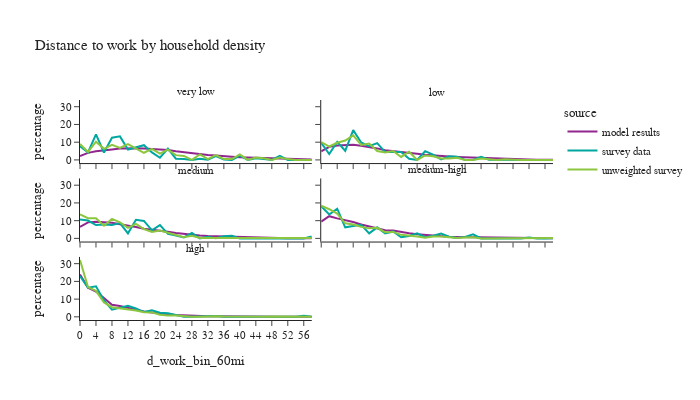

The code cell stored with this chart in its notebook:
### Code cell
df_plot = per_data.loc[(per_data['is_worker']) & (per_data['d_work_bin_60mi'] != float('nan'))].groupby(['source','hh_density_group','d_work_bin_60mi'])['person_weight'].sum().reset_index()
df_plot['percentage'] = df_plot.groupby(['source','hh_density_group'], group_keys=False)['person_weight']. \
    apply(lambda x: 100 * x / float(x.sum()))
# df_plot

fig2 = px.line(df_plot, x='d_work_bin_60mi', y="percentage", color="source",
               facet_col="hh_density_group", facet_col_wrap=2,
               title="Distance to work by household density")
fig2.for_each_annotation(lambda a: a.update(text = a.text.split("=")[-1]))
fig2.update_layout(height=400, width=700, font=dict(size=11))
fig2.show()

### Figure 1 — Plotly figure (JSON) as saved in the notebook; plotly's stock layout.template omitted (floating-point values rounded to 4 significant figures)
{"data": [{"hovertemplate": "source=model results<br>hh_density_group=very low<br>d_work_bin_60mi=%{x}<br>percentage=%{y}<extra></extra>", "legendgroup": "model results", "line": {"color": "#91268F", "dash": "solid"}, "marker": {"symbol": "circle"}, "mode": "lines", "name": "model results", "orientation": "v", "showlegend": true, "type": "scatter", "x": ["0", "2", "4", "6", "8", "10", "12", "14", "16", "18", "20", "22", "24", "26", "28", "30", "32", "34", "36", "38", "40", "42", "44", "46", "48", "50", "52", "54", "56", "58"], "xaxis": "x5", "y": [2.155, 3.988, 4.885, 5.605, 5.895, 6.388, 6.62, 6.603, 6.395, 6.248, 5.751, 5.6, 4.94, 4.37, 3.838, 3.306, 2.816, 2.547, 2.049, 1.81, 1.536, 1.38, 1.182, 1.067, 0.8808, 0.6583, 0.5451, 0.3878, 0.3084, 0.2427], "yaxis": "y5"}, {"hovertemplate": "source=model results<br>hh_density_group=low<br>d_work_bin_60mi=%{x}<br>percentage=%{y}<extra></extra>", "legendgroup": "model results", "line": {"color": "#91268F", "dash": "solid"}, "marker": {"symbol": "circle"}, "mode": "lines", "name": "model results", "orientation": "v", "showlegend": false, "type": "scatter", "x": ["0", "2", "4", "6", "8", "10", "12", "14", "16", "18", "20", "22", "24", "26", "28", "30", "32", "34", "36", "38", "40", "42", "44", "46", "48", "50", "52", "54", "56", "58"], "xaxis": "x6", "y": [4.819, 7.374, 8.088, 8.495, 8.569, 8.036, 7.421, 6.498, 5.428, 4.941, 4.832, 4.074, 3.443, 2.938, 2.51, 2.103, 1.86, 1.712, 1.52, 1.338, 0.9825, 0.837, 0.5966, 0.4696, 0.3547, 0.2569, 0.1995, 0.1226, 0.1007, 0.08272], "yaxis": "y6"}, {"hovertemplate": "source=model results<br>hh_density_group=medium<br>d_work_bin_60mi=%{x}<br>percentage=%{y}<extra></extra>", "legendgroup": "model results", "line": {"color": "#91268F", "dash": "solid"}, "marker": {"symbol": "circle"}, "mode": "lines", "name": "model results", "orientation": "v", "showlegend": false, "type": "scatter", "x": ["0", "2", "4", "6", "8", "10", "12", "14", "16", "18", "20", "22", "24", "26", "28", "30", "32", "34", "36", "38", "40", "42", "44", "46", "48", "50", "52", "54", "56", "58"], "xaxis": "x3", "y": [6.443, 9.032, 9.384, 9.256, 8.823, 8.006, 7.357, 6.381, 5.472, 4.994, 4.545, 3.776, 3.055, 2.517, 2.081, 1.672, 1.367, 1.205, 1.047, 0.9142, 0.7065, 0.5838, 0.3947, 0.2954, 0.2207, 0.1648, 0.1173, 0.08433, 0.06433, 0.0412], "yaxis": "y3"}, {"hovertemplate": "source=model results<br>hh_density_group=medium-high<br>d_work_bin_60mi=%{x}<br>percentage=%{y}<extra></extra>", "legendgroup": "model results", "line": {"color": "#91268F", "dash": "solid"}, "marker": {"symbol": "circle"}, "mode": "lines", "name": "model results", "orientation": "v", "showlegend": false, "type": "scatter", "x": ["0", "2", "4", "6", "8", "10", "12", "14", "16", "18", "20", "22", "24", "26", "28", "30", "32", "34", "36", "38", "40", "42", "44", "46", "48", "50", "52", "54", "56", "58"], "xaxis": "x4", "y": [9.487, 12.52, 11.29, 10.29, 9.222, 7.847, 6.709, 5.638, 4.633, 4.438, 3.461, 2.896, 2.309, 1.905, 1.515, 1.119, 0.9237, 0.7979, 0.7342, 0.6111, 0.4665, 0.3541, 0.2414, 0.1873, 0.1241, 0.08719, 0.06975, 0.05206, 0.03715, 0.02603], "yaxis": "y4"}, {"hovertemplate": "source=model results<br>hh_density_group=high<br>d_work_bin_60mi=%{x}<br>percentage=%{y}<extra></extra>", "legendgroup": "model results", "line": {"color": "#91268F", "dash": "solid"}, "marker": {"symbol": "circle"}, "mode": "lines", "name": "model results", "orientation": "v", "showlegend": false, "type": "scatter", "x": ["0", "2", "4", "6", "8", "10", "12", "14", "16", "18", "20", "22", "24", "26", "28", "30", "32", "34", "36", "38", "40", "42", "44", "46", "48", "50", "52", "54", "56", "58"], "xaxis": "x", "y": [23.88, 16.38, 14.31, 10.32, 6.849, 6.121, 5.045, 3.98, 2.974, 2.501, 1.773, 1.34, 0.9947, 0.7386, 0.67, 0.4689, 0.3538, 0.3407, 0.2582, 0.1973, 0.1549, 0.1097, 0.07931, 0.05447, 0.03071, 0.0219, 0.01789, 0.01255, 0.008812, 0.008278], "yaxis": "y"}, {"hovertemplate": "source=survey data<br>hh_density_group=very low<br>d_work_bin_60mi=%{x}<br>percentage=%{y}<extra></extra>", "legendgroup": "survey data", "line": {"color": "#00A7A0", "dash": "solid"}, "marker": {"symbol": "circle"}, "mode": "lines", "name": "survey data", "orientation": "v", "showlegend": true, "type": "scatter", "x": ["0", "2", "4", "6", "8", "10", "12", "14", "16", "18", "20", "22", "24", "26", "28", "30", "32", "34", "36", "38", "40", "42", "44", "46", "48", "50", "52", "54", "56", "58"], "xaxis": "x5", "y": [7.778, 4.204, 14.37, 4.171, 12.51, 13.29, 5.884, 7.285, 8.282, 4.247, 1.215, 6.387, 0.7111, 0.4931, 0.0, 0.6497, 0.07541, 2.101, 0.1776, 0.02157, 2.441, 0.0, 0.993, 0.4509, 0.0, 2.247, 0.02096, 0.0, 0.0, 0.0], "yaxis": "y5"}, {"hovertemplate": "source=survey data<br>hh_density_group=low<br>d_work_bin_60mi=%{x}<br>percentage=%{y}<extra></extra>", "legendgroup": "survey data", "line": {"color": "#00A7A0", "dash": "solid"}, "marker": {"symbol": "circle"}, "mode": "lines", "name": "survey data", "orientation": "v", "showlegend": false, "type": "scatter", "x": ["0", "2", "4", "6", "8", "10", "12", "14", "16", "18", "20", "22", "24", "26", "28", "30", "32", "34", "36", "38", "40", "42", "44", "46", "48", "50", "52", "54", "56", "58"], "xaxis": "x6", "y": [9.663, 3.349, 10.17, 5.15, 16.82, 9.867, 7.693, 9.482, 4.434, 4.327, 4.444, 0.5979, 0.0, 4.969, 2.981, 0.2783, 2.061, 1.734, 0.0, 0.0, 1.728, 0.06079, 0.0, 0.1245, 0.0, 0.0, 0.0, 0.0, 0.06072, 0.0], "yaxis": "y6"}, {"hovertemplate": "source=survey data<br>hh_density_group=medium<br>d_work_bin_60mi=%{x}<br>percentage=%{y}<extra></extra>", "legendgroup": "survey data", "line": {"color": "#00A7A0", "dash": "solid"}, "marker": {"symbol": "circle"}, "mode": "lines", "name": "survey data", "orientation": "v", "showlegend": false, "type": "scatter", "x": ["0", "2", "4", "6", "8", "10", "12", "14", "16", "18", "20", "22", "24", "26", "28", "30", "32", "34", "36", "38", "40", "42", "44", "46", "48", "50", "52", "54", "56", "58"], "xaxis": "x3", "y": [10.68, 10.05, 7.532, 7.8, 7.537, 8.633, 2.82, 10.47, 9.867, 4.558, 7.523, 2.501, 1.584, 0.525, 3.025, 0.03585, 0.941, 0.03948, 1.21, 1.538, 0.003489, 0.0, 0.0, 0.0, 0.0, 0.0, 0.01672, 0.0, 0.0, 1.107], "yaxis": "y3"}, {"hovertemplate": "source=survey data<br>hh_density_group=medium-high<br>d_work_bin_60mi=%{x}<br>percentage=%{y}<extra></extra>", "legendgroup": "survey data", "line": {"color": "#00A7A0", "dash": "solid"}, "marker": {"symbol": "circle"}, "mode": "lines", "name": "survey data", "orientation": "v", "showlegend": false, "type": "scatter", "x": ["0", "2", "4", "6", "8", "10", "12", "14", "16", "18", "20", "22", "24", "26", "28", "30", "32", "34", "36", "38", "40", "42", "44", "46", "48", "50", "52", "54", "56", "58"], "xaxis": "x4", "y": [18.14, 13.46, 16.75, 6.265, 6.944, 7.712, 2.847, 6.231, 2.742, 3.912, 0.6677, 1.387, 2.804, 0.6801, 1.461, 2.664, 0.9698, 0.2612, 0.8444, 2.316, 0.0, 0.0, 0.0, 0.2267, 0.2196, 0.0, 0.4843, 0.0, 0.0, 0.004924], "yaxis": "y4"}, {"hovertemplate": "source=survey data<br>hh_density_group=high<br>d_work_bin_60mi=%{x}<br>percentage=%{y}<extra></extra>", "legendgroup": "survey data", "line": {"color": "#00A7A0", "dash": "solid"}, "marker": {"symbol": "circle"}, "mode": "lines", "name": "survey data", "orientation": "v", "showlegend": false, "type": "scatter", "x": ["0", "2", "4", "6", "8", "10", "12", "14", "16", "18", "20", "22", "24", "26", "28", "30", "32", "34", "36", "38", "40", "42", "44", "46", "48", "50", "52", "54", "56", "58"], "xaxis": "x", "y": [23.0, 16.48, 17.24, 9.293, 4.022, 5.227, 6.251, 4.694, 2.695, 3.698, 2.329, 2.039, 1.048, 0.07524, 0.0, 0.0, 0.3988, 0.4574, 0.01634, 0.08325, 0.1843, 0.162, 0.0, 0.0, 0.01308, 0.008812, 0.01087, 0.008687, 0.5622, 0.0], "yaxis": "y"}, {"hovertemplate": "source=unweighted survey<br>hh_density_group=very low<br>d_work_bin_60mi=%{x}<br>percentage=%{y}<extra></extra>", "legendgroup": "unweighted survey", "line": {"color": "#8CC63E", "dash": "solid"}, "marker": {"symbol": "circle"}, "mode": "lines", "name": "unweighted survey", "orientation": "v", "showlegend": true, "type": "scatter", "x": ["0", "2", "4", "6", "8", "10", "12", "14", "16", "18", "20", "22", "24", "26", "28", "30", "32", "34", "36", "38", "40", "42", "44", "46", "48", "50", "52", "54", "56", "58"], "xaxis": "x5", "y": [8.969, 4.484, 10.31, 6.278, 8.52, 6.726, 8.969, 6.726, 4.036, 6.278, 3.587, 5.83, 2.691, 2.242, 0.0, 3.139, 0.4484, 2.691, 0.4484, 0.4484, 3.139, 0.0, 1.345, 0.8969, 0.0, 1.345, 0.4484, 0.0, 0.0, 0.0], "yaxis": "y5"}, {"hovertemplate": "source=unweighted survey<br>hh_density_group=low<br>d_work_bin_60mi=%{x}<br>percentage=%{y}<extra></extra>", "legendgroup": "unweighted survey", "line": {"color": "#8CC63E", "dash": "solid"}, "marker": {"symbol": "circle"}, "mode": "lines", "name": "unweighted survey", "orientation": "v", "showlegend": false, "type": "scatter", "x": ["0", "2", "4", "6", "8", "10", "12", "14", "16", "18", "20", "22", "24", "26", "28", "30", "32", "34", "36", "38", "40", "42", "44", "46", "48", "50", "52", "54", "56", "58"], "xaxis": "x6", "y": [10.08, 7.563, 9.664, 10.92, 13.87, 8.403, 9.244, 5.042, 4.202, 5.042, 1.681, 4.622, 0.0, 2.521, 2.101, 0.8403, 0.8403, 1.261, 0.0, 0.0, 0.8403, 0.4202, 0.0, 0.4202, 0.0, 0.0, 0.0, 0.0, 0.4202, 0.0], "yaxis": "y6"}, {"hovertemplate": "source=unweighted survey<br>hh_density_group=medium<br>d_work_bin_60mi=%{x}<br>percentage=%{y}<extra></extra>", "legendgroup": "unweighted survey", "line": {"color": "#8CC63E", "dash": "solid"}, "marker": {"symbol": "circle"}, "mode": "lines", "name": "unweighted survey", "orientation": "v", "showlegend": false, "type": "scatter", "x": ["0", "2", "4", "6", "8", "10", "12", "14", "16", "18", "20", "22", "24", "26", "28", "30", "32", "34", "36", "38", "40", "42", "44", "46", "48", "50", "52", "54", "56", "58"], "xaxis": "x3", "y": [13.5, 11.39, 11.39, 7.173, 10.97, 9.072, 5.907, 8.228, 5.274, 3.586, 4.43, 3.165, 1.899, 0.6329, 1.477, 0.211, 0.211, 0.211, 0.211, 0.4219, 0.211, 0.0, 0.0, 0.0, 0.0, 0.0, 0.211, 0.0, 0.0, 0.211], "yaxis": "y3"}, {"hovertemplate": "source=unweighted survey<br>hh_density_group=medium-high<br>d_work_bin_60mi=%{x}<br>percentage=%{y}<extra></extra>", "legendgroup": "unweighted survey", "line": {"color": "#8CC63E", "dash": "solid"}, "marker": {"symbol": "circle"}, "mode": "lines", "name": "unweighted survey", "orientation": "v", "showlegend": false, "type": "scatter", "x": ["0", "2", "4", "6", "8", "10", "12", "14", "16", "18", "20", "22", "24", "26", "28", "30", "32", "34", "36", "38", "40", "42", "44", "46", "48", "50", "52", "54", "56", "58"], "xaxis": "x4", "y": [18.44, 16.45, 13.95, 8.472, 7.807, 6.478, 5.648, 5.98, 3.488, 3.654, 1.993, 1.661, 0.9967, 0.3322, 0.9967, 0.9967, 0.4983, 0.1661, 0.4983, 0.6645, 0.0, 0.0, 0.0, 0.1661, 0.3322, 0.0, 0.1661, 0.0, 0.0, 0.1661], "yaxis": "y4"}, {"hovertemplate": "source=unweighted survey<br>hh_density_group=high<br>d_work_bin_60mi=%{x}<br>percentage=%{y}<extra></extra>", "legendgroup": "unweighted survey", "line": {"color": "#8CC63E", "dash": "solid"}, "marker": {"symbol": "circle"}, "mode": "lines", "name": "unweighted survey", "orientation": "v", "showlegend": false, "type": "scatter", "x": ["0", "2", "4", "6", "8", "10", "12", "14", "16", "18", "20", "22", "24", "26", "28", "30", "32", "34", "36", "38", "40", "42", "44", "46", "48", "50", "52", "54", "56", "58"], "xaxis": "x", "y": [32.02, 16.8, 14.64, 8.112, 5.456, 4.882, 4.523, 3.589, 2.656, 2.513, 1.22, 0.7897, 0.7897, 0.3589, 0.0, 0.0, 0.2872, 0.2872, 0.1436, 0.07179, 0.3589, 0.07179, 0.0, 0.0, 0.1436, 0.07179, 0.07179, 0.07179, 0.07179, 0.0], "yaxis": "y"}], "layout": {"annotations": [{"font": {}, "showarrow": false, "text": "high", "x": 0.245, "xanchor": "center", "xref": "paper", "y": 0.2867, "yanchor": "bottom", "yref": "paper"}, {"font": {}, "showarrow": false, "text": "medium", "x": 0.245, "xanchor": "center", "xref": "paper", "y": 0.6433, "yanchor": "bottom", "yref": "paper"}, {"font": {}, "showarrow": false, "text": "medium-high", "x": 0.755, "xanchor": "center", "xref": "paper", "y": 0.6433, "yanchor": "bottom", "yref": "paper"}, {"font": {}, "showarrow": false, "text": "very low", "x": 0.245, "xanchor": "center", "xref": "paper", "y": 1.0, "yanchor": "bottom", "yref": "paper"}, {"font": {}, "showarrow": false, "text": "low", "x": 0.755, "xanchor": "center", "xref": "paper", "y": 1.0, "yanchor": "bottom", "yref": "paper"}], "font": {"size": 11}, "height": 400, "legend": {"title": {"text": "source"}, "tracegroupgap": 0}, "title": {"text": "Distance to work by household density"}, "width": 700, "xaxis": {"anchor": "y", "domain": [0.0, 0.49], "title": {"text": "d_work_bin_60mi"}}, "xaxis2": {"anchor": "y2", "domain": [0.51, 1.0], "matches": "x", "title": {"text": "d_work_bin_60mi"}}, "xaxis3": {"anchor": "y3", "domain": [0.0, 0.49], "matches": "x", "showticklabels": false}, "xaxis4": {"anchor": "y4", "domain": [0.51, 1.0], "matches": "x", "showticklabels": false}, "xaxis5": {"anchor": "y5", "domain": [0.0, 0.49], "matches": "x", "showticklabels": false}, "xaxis6": {"anchor": "y6", "domain": [0.51, 1.0], "matches": "x", "showticklabels": false}, "yaxis": {"anchor": "x", "domain": [0.0, 0.2867], "title": {"text": "percentage"}}, "yaxis2": {"anchor": "x2", "domain": [0.0, 0.2867], "matches": "y", "showticklabels": false}, "yaxis3": {"anchor": "x3", "domain": [0.3567, 0.6433], "matches": "y", "title": {"text": "percentage"}}, "yaxis4": {"anchor": "x4", "domain": [0.3567, 0.6433], "matches": "y", "showticklabels": false}, "yaxis5": {"anchor": "x5", "domain": [0.7133, 1.0], "matches": "y", "title": {"text": "percentage"}}, "yaxis6": {"anchor": "x6", "domain": [0.7133, 1.0], "matches": "y", "showticklabels": false}}}
